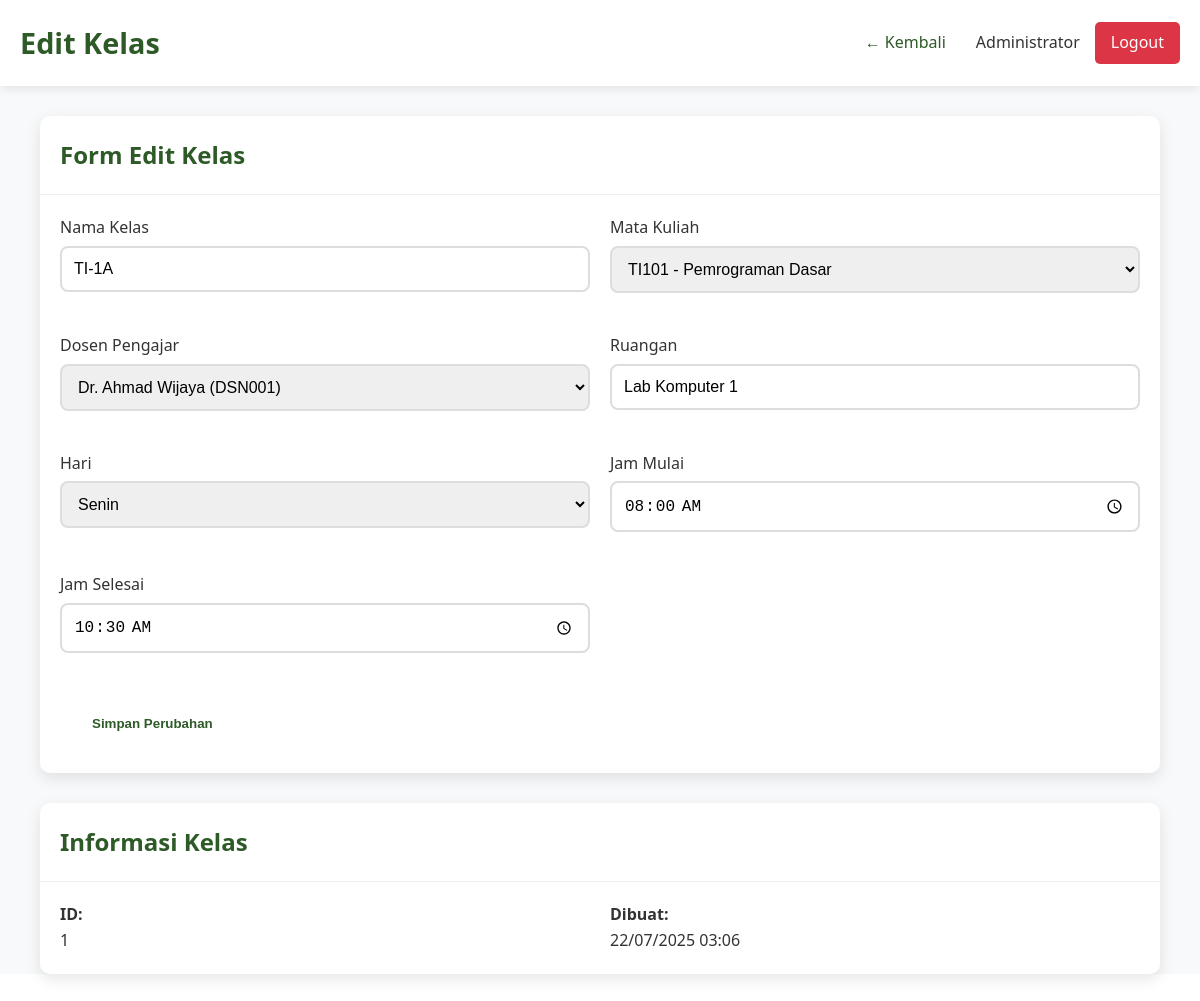
The app's page /dashboard/admin/edit-class.php?id=1 (signed in) with its own data.
### tables this page shows
CREATE TABLE kelas (
    id INT PRIMARY KEY AUTO_INCREMENT,
    nama_kelas VARCHAR(50) NOT NULL,
    mata_kuliah_id INT,
    dosen_id INT,
    ruangan VARCHAR(50),
    hari ENUM('Senin', 'Selasa', 'Rabu', 'Kamis', 'Jumat', 'Sabtu') NOT NULL,
    jam_mulai TIME NOT NULL,
    jam_selesai TIME NOT NULL,
    created_at TIMESTAMP DEFAULT CURRENT_TIMESTAMP,
    FOREIGN KEY (mata_kuliah_id) REFERENCES mata_kuliah(id) ON DELETE CASCADE,
    FOREIGN KEY (dosen_id) REFERENCES users(id) ON DELETE SET NULL
);

CREATE TABLE mata_kuliah (
    id INT PRIMARY KEY AUTO_INCREMENT,
    kode_mk VARCHAR(10) UNIQUE NOT NULL,
    nama_mk VARCHAR(100) NOT NULL,
    sks INT NOT NULL,
    semester INT NOT NULL,
    dosen_id INT,
    created_at TIMESTAMP DEFAULT CURRENT_TIMESTAMP,
    FOREIGN KEY (dosen_id) REFERENCES users(id) ON DELETE SET NULL
);

CREATE TABLE users (
    id INT PRIMARY KEY AUTO_INCREMENT,
    username VARCHAR(50) UNIQUE NOT NULL,
    password VARCHAR(255) NOT NULL,
    full_name VARCHAR(100) NOT NULL,
    email VARCHAR(100) UNIQUE NOT NULL,
    role ENUM('admin', 'dosen', 'mahasiswa') NOT NULL,
    nim_nip VARCHAR(20) UNIQUE,
    created_at TIMESTAMP DEFAULT CURRENT_TIMESTAMP,
    updated_at TIMESTAMP DEFAULT CURRENT_TIMESTAMP ON UPDATE CURRENT_TIMESTAMP
);

### config/session.php (called while the page is built, shortened)
<?php
function isLoggedIn() {
    return isset($_SESSION['user_id']);
}
function getCurrentUser() {
    if (isLoggedIn()) {
        return [
            'id' => $_SESSION['user_id'],
            'username' => $_SESSION['username'],
            'full_name' => $_SESSION['full_name'],
            'role' => $_SESSION['role'],
            'nim_nip' => $_SESSION['nim_nip']
        ];
    }
    return null;
}
?>

### dashboard/admin/edit-class.php (the view, shortened to what this page needs)
<?php
require_once '../../config/session.php';
$database = new Database();
$db = $database->getConnection();
$current_user = getCurrentUser();
$class_id = $_GET['id'] ?? 0;
$query = "SELECT * FROM kelas WHERE id = ?";
$stmt = $db->prepare($query);
$stmt->execute([$class_id]);
$class = $stmt->fetch(PDO::FETCH_ASSOC);
$query = "SELECT id, kode_mk, nama_mk FROM mata_kuliah ORDER BY kode_mk";
$stmt = $db->prepare($query);
$stmt->execute();
$courses = $stmt->fetchAll(PDO::FETCH_ASSOC);
$query = "SELECT id, full_name, nim_nip FROM users WHERE role = 'dosen' ORDER BY full_name";
$stmt = $db->prepare($query);
$stmt->execute();
$dosen_list = $stmt->fetchAll(PDO::FETCH_ASSOC);
?>
<!DOCTYPE html>
<html lang="id">
<head>
    <link rel="stylesheet" href="../../assets/css/style.css">
</head>
<body>
    <div class="dashboard">
        <div class="dashboard-header">
            <div class="container">
                <div class="dashboard-nav">
                    <h1 class="dashboard-title">Edit Kelas</h1>
                    <div class="user-info">
                        <a href="courses.php" style="color: #2d5a27; text-decoration: none; margin-right: 15px;">← Kembali</a>
                        <span><?php echo $current_user['full_name']; ?></span>
                        <a href="../../logout.php" class="logout-btn">Logout</a>
                    </div>
                </div>
            </div>
        </div>
        <div class="dashboard-content">
            <div class="container">
                <div class="card">
                    <div class="card-header">
                        <h3 class="card-title">Form Edit Kelas</h3>
                    </div>
                    <div class="card-body">
                        <form method="POST">
                            <div style="display: grid; grid-template-columns: 1fr 1fr; gap: 20px;">
                                <div class="form-group">
                                    <label for="nama_kelas">Nama Kelas</label>
                                    <input type="text" id="nama_kelas" name="nama_kelas" class="form-control" value="<?php echo $class['nama_kelas']; ?>" required>
                                </div>
                                <div class="form-group">
                                    <label for="mata_kuliah_id">Mata Kuliah</label>
                                    <select id="mata_kuliah_id" name="mata_kuliah_id" class="form-control" required>
                                        <?php foreach ($courses as $course): ?>
                                            <option value="<?php echo $course['id']; ?>" <?php echo $class['mata_kuliah_id'] == $course['id'] ? 'selected' : ''; ?>>
                                                <?php echo $course['kode_mk'] . ' - ' . $course['nama_mk']; ?>
                                            </option>
                                        <?php endforeach; ?>
                                    </select>
                                </div>
                                <div class="form-group">
                                    <label for="dosen_id">Dosen Pengajar</label>
                                    <select id="dosen_id" name="dosen_id" class="form-control" required>
                                        <?php foreach ($dosen_list as $dosen): ?>
                                            <option value="<?php echo $dosen['id']; ?>" <?php echo $class['dosen_id'] == $dosen['id'] ? 'selected' : ''; ?>>
                                                <?php echo $dosen['full_name'] . ' (' . $dosen['nim_nip'] . ')'; ?>
                                            </option>
                                        <?php endforeach; ?>
                                    </select>
                                </div>
                                <div class="form-group">
                                    <label for="ruangan">Ruangan</label>
                                    <input type="text" id="ruangan" name="ruangan" class="form-control" value="<?php echo $class['ruangan']; ?>" required>
                                </div>
                                <div class="form-group">
                                    <label for="hari">Hari</label>
                                    <select id="hari" name="hari" class="form-control" required>
                                        <option value="Senin" <?php echo $class['hari'] == 'Senin' ? 'selected' : ''; ?>>Senin</option>
                                    </select>
                                </div>
                                <div class="form-group">
                                    <label for="jam_mulai">Jam Mulai</label>
                                    <input type="time" id="jam_mulai" name="jam_mulai" class="form-control" value="<?php echo $class['jam_mulai']; ?>" required>
                                </div>
                                <div class="form-group">
                                    <label for="jam_selesai">Jam Selesai</label>
                                    <input type="time" id="jam_selesai" name="jam_selesai" class="form-control" value="<?php echo $class['jam_selesai']; ?>" required>
                                </div>
                            </div>
                            <div style="margin-top: 20px;">
                                <button type="submit" class="btn btn-primary">Simpan Perubahan</button>
                                <a href="courses.php" class="btn btn-secondary" style="margin-left: 10px;">Batal</a>
                            </div>
                        </form>
                    </div>
                </div>
                <div class="card">
                    <div class="card-header">
                        <h3 class="card-title">Informasi Kelas</h3>
                    </div>
                    <div class="card-body">
                        <div style="display: grid; grid-template-columns: repeat(auto-fit, minmax(200px, 1fr)); gap: 20px;">
                            <div>
                                <strong>ID:</strong><br>
                                <?php echo $class['id']; ?>
                            </div>
                            <div>
                                <strong>Dibuat:</strong><br>
                                <?php echo date('d/m/Y H:i', strtotime($class['created_at'])); ?>
                            </div>
                        </div>
                    </div>
                </div>
            </div>
        </div>
    </div>
</body>
</html>

### assets/css/style.css (style rules this page uses)
* { margin: 0; padding: 0; box-sizing: border-box; }
body { font-family: "Segoe UI", Tahoma, Geneva, Verdana, sans-serif; line-height: 1.6; color: #333; }
.container { max-width: 1200px; margin: 0 auto; padding: 0 20px; }
.btn { display: inline-block; padding: 15px 30px; text-decoration: none; border-radius: 30px; font-weight: bold; transition: all 0.3s ease; border: 2px solid transparent; }
.btn-primary { background: white; color: #2d5a27; }
.btn-secondary { background: transparent; color: white; border-color: white; }
.form-group { margin-bottom: 20px; }
.form-group label { display: block; margin-bottom: 5px; color: #333; font-weight: 500; }
.form-control { width: 100%; padding: 12px; border: 2px solid #ddd; border-radius: 8px; font-size: 16px; transition: border-color 0.3s ease; }
.dashboard { min-height: 100vh; background: #f8f9fa; }
.dashboard-header { background: white; padding: 20px 0; box-shadow: 0 2px 10px rgba(0, 0, 0, 0.1); margin-bottom: 30px; }
.dashboard-nav { display: flex; justify-content: space-between; align-items: center; }
.dashboard-title { color: #2d5a27; font-size: 1.8rem; font-weight: bold; }
.user-info { display: flex; align-items: center; gap: 15px; }
.logout-btn { background: #dc3545; color: white; padding: 8px 16px; text-decoration: none; border-radius: 5px; transition: background 0.3s ease; }
.dashboard-content { padding: 0 20px; }
.card { background: white; border-radius: 10px; box-shadow: 0 5px 15px rgba(0, 0, 0, 0.1); margin-bottom: 30px; }
.card-header { padding: 20px; border-bottom: 1px solid #eee; }
.card-title { color: #2d5a27; font-size: 1.5rem; font-weight: bold; margin: 0; }
.card-body { padding: 20px; }

### records on screen
kelas: nama_kelas "TI-1A", mata_kuliah_id "TI101 - Pemrograman Dasar", dosen_id "Dr. Ahmad Wijaya (DSN001)", ruangan "Lab Komputer 1", hari "Senin", jam_mulai "08:00:00", jam_selesai "10:30:00", id "1", created_at "22/07/2025 03:06"

### other values on screen
$current_user['full_name'] "Administrator"
